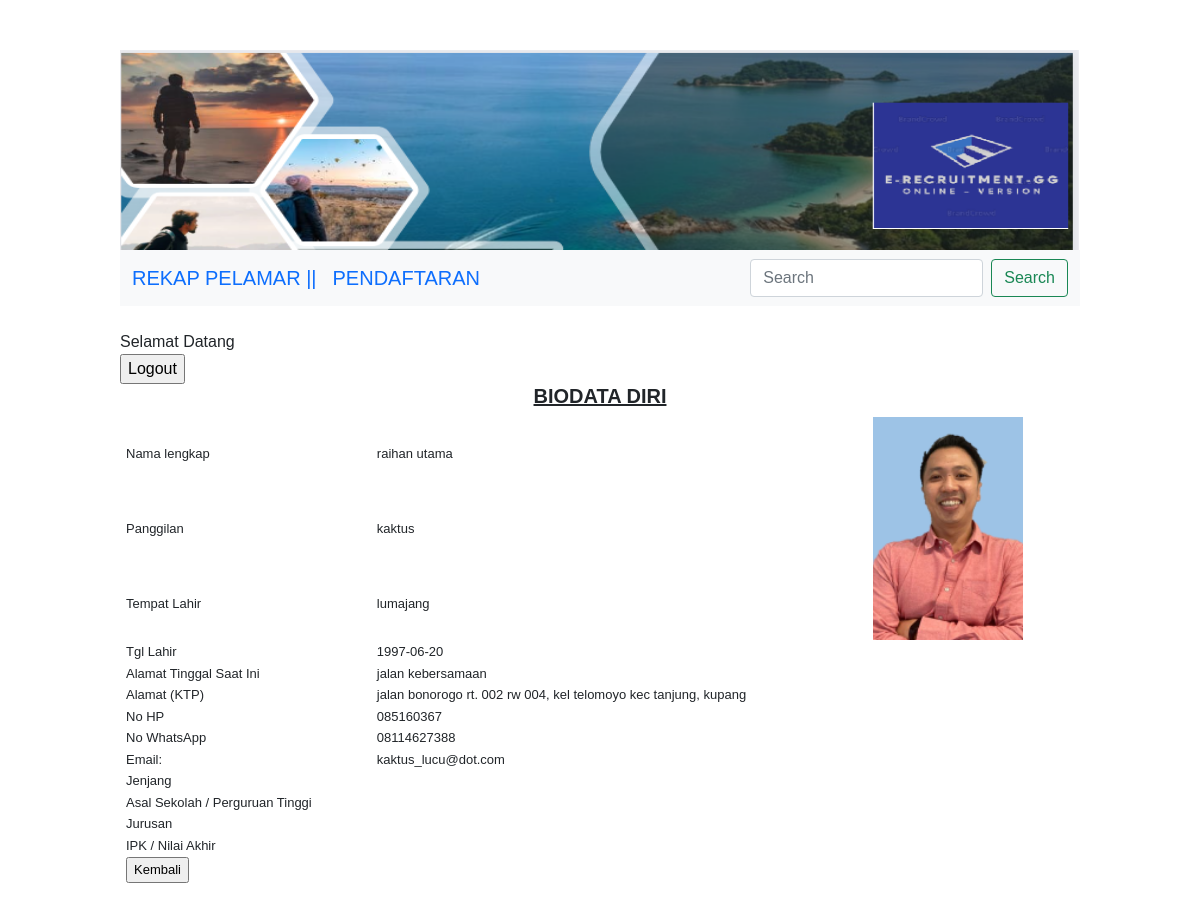
The app's page /details.php?id=2 with its own data.
### tables this page shows
CREATE TABLE `tb_pelamar` (
  `id_pelamar` int(11) NOT NULL,
  `nama` varchar(200) NOT NULL,
  `panggilan` varchar(200) NOT NULL,
  `templahir` varchar(100) NOT NULL,
  `tgllahir` date NOT NULL,
  `jenis_kelamin` varchar(1) NOT NULL,
  `agama` varchar(9) NOT NULL,
  `alamat_tinggal` varchar(150) NOT NULL,
  `alamat_ktp` varchar(150) NOT NULL,
  `hp` varchar(13) NOT NULL,
  `wa` varchar(13) NOT NULL,
  `email` varchar(100) NOT NULL,
  `foto` varchar(100) NOT NULL
);

### details.php (the view, shortened to what this page needs)
<?php
include_once("koneksi.php");
$id = $_GET['id'];
$query="SELECT * FROM tb_pelamar WHERE id_pelamar= '$id'";
$hasil=mysqli_query($conn,$query);
?>
<!doctype html>
<html>
  <head>
    <link href="https://cdn.jsdelivr.net/npm/bootstrap@5.0.2/dist/css/bootstrap.min.css" rel="stylesheet">
  </head>
  <body>
    <div class="wrap">
    <img src="img/Header-GG.PNG" alt="Welcome" width="100%" height="200px">
    <nav class="navbar navbar-expand-lg navbar-black bg-light">
  <div class="container">
    <div class="collapse navbar-collapse" id="navbarTogglerDemo01">
      <a class="navbar-brand" href="home.php">REKAP PELAMAR || </a>
      <ul class="navbar-nav me-auto mb-2 mb-lg-0">
      <a class="navbar-brand" href="register.php">PENDAFTARAN</a>
            </ul>
      <form class="d-flex">
        <input class="form-control me-2" type="search" placeholder="Search" aria-label="Search">
        <button class="btn btn-outline-success" type="submit">Search</button>
      </form>
    </div>
  </div>
</nav>
 <br>
      <?php
    echo "Selamat Datang <strong>".$_SESSION["nama"]."</strong><br />";
    echo "<input type=\"button\" value=\"Logout\" onclick=\"location.href='action.php?act=logout' \"/>";
  ?>
<form method="POST" action="action.php?act=UbahData">
<table border = "0" style = "font-size:small;" width = "950px" align="center">
    <tr> <h5 align="center"> <u><strong> BIODATA DIRI <strong></u></h5> </tr>
    <?php
        while($data=mysqli_fetch_array($hasil)) { $_SESSION['foto'] = $data["foto"];
    ?>
    <tr>
        <td>Nama lengkap</td>
        <td><?php echo $data['nama']?></td>
        <td rowspan="3"><img src="img/<?php echo $data['foto'];?>" width="150"></td>
    </tr>
    <tr>
  <td>Panggilan</td>
  <td><?php echo $data['panggilan']?></td>
 </tr>
        <td>Tempat Lahir</td>
         <td><?php echo $data['templahir']?></td>
    <tr>
        <td>Tgl Lahir</td>
         <td><?php echo $data['tgllahir'];?></td>
    </tr>
    <tr>
        <td>Alamat Tinggal Saat Ini</td>
     <td><?php echo $data['alamat_tinggal']?></td>
    </tr>
    <tr>
        <td>Alamat (KTP)</td>
         <td><?php echo $data['alamat_ktp']?></td>
    </tr>
    <tr>
        <td>No HP</td>
         <td><?php echo $data['hp']?></td>
    </tr>
    <tr>
        <td>No WhatsApp</td>
         <td><?php echo $data['wa']?></td>
    </tr>
    <tr>
        <td>Email:</td>
         <td><?php echo $data['email']?></td>
    </tr>
    <tr>
        <td>Jenjang</td>
         <td><?php echo $data['jenjang']?></td>
    </tr>
    <tr>
        <td>Asal Sekolah / Perguruan Tinggi</td>
         <td><?php echo $data['sekolah']?></td>
    </tr>
    <tr>
        <td>Jurusan</td>
     <td><?php echo $data['jurusan']?></td>
    </tr>
    <tr>
        <td>IPK / Nilai Akhir</td>
     <td><?php echo $data['nilai']?></td>
    </tr>
    <tr>
    <td><input type="button" value="Kembali" onclick="location.href='home.php'"></td>
    </tr>
</table>
<?php } ?>
</form>
</div>
</body>
</html>

### css/style.css (style rules this page uses)
body { background-color: #fff; }
.wrap { width: 960px; margin: 50px auto; }

### details.php (style rules this page uses)
* { font-family: arial; }

### records on screen
tb_pelamar: nama "raihan utama", foto (picture), panggilan "kaktus", templahir "lumajang", tgllahir "1997-06-20", alamat_tinggal "jalan kebersamaan", alamat_ktp "jalan bonorogo rt. 002 rw 004, kel telomoyo kec tanjung, kupang", hp "085160367", wa "08114627388", email "kaktus_lucu@dot.com"
